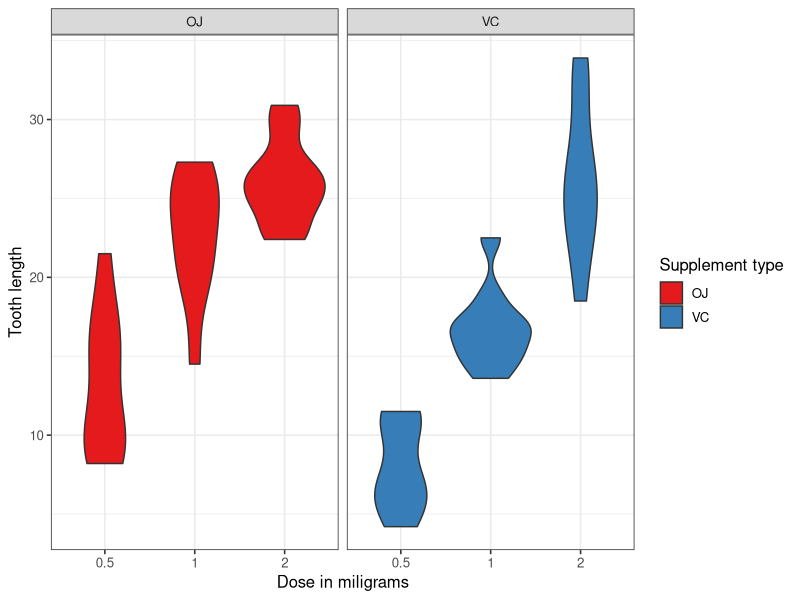

Write R code to recreate this figure. (Note: this script raises an error after producing the figure.)
## ---- chunk 1
##Loading requirements and data.
packages <- c("data.table", "ggplot2", "dplyr", "xtable","knitr")
# sapply(packages, library, character.only=TRUE, quietly=TRUE)
sapply(packages, require, character.only=TRUE, quietly=TRUE)
knitr::opts_chunk$set(echo=FALSE, cache=TRUE)
options(xtable.comment = FALSE)
options(xtable.booktabs = TRUE)
## ---- chunk 2
data("ToothGrowth")
xtable(summary(ToothGrowth),caption = "ToothGrowth Summary")
## ---- chunk 3
x<-data.frame(mean=mean(ToothGrowth$len),var= var(ToothGrowth$len))
xtable(x)
## ---- chunk 4
gplot <- ggplot(ToothGrowth, aes(x=as.factor(dose), y=len, fill=supp)) +
  geom_violin(scale = "area") +
  facet_grid(. ~ supp) +
  xlab("Dose in miligrams") +
  ylab("Tooth length") +
  guides(fill=guide_legend(title="Supplement type")) +
  scale_fill_brewer(palette="Set1") +
  theme_bw(base_size = 12)
gplot
## ---- chunk 5
meansDT <- ToothGrowth  %>% group_by(supp, dose) %>% 
  summarise(means=mean(len)) %>% select(means, supp, dose)
gplot <- ggplot(ToothGrowth, aes(x=len, fill=supp)) +
  geom_density(kernel="gaussian") +
  facet_grid(. ~ dose) +
  geom_vline(aes(xintercept=meansDT$means), meansDT[meansDT$supp=="VC",], 
             colour="red", linetype = "longdash", binwidth=0.2) +
  geom_vline(aes(xintercept=meansDT$means), meansDT[meansDT$supp=="OJ",], 
             colour="blue", linetype = "longdash", binwidth=0.2) +
  xlab("Driver") +
  ylab("Freq") +
  guides(fill=guide_legend(title="Supplement type")) +
  scale_fill_brewer(palette="Set1") +
  theme_bw(base_size = 12)
gplot
## ---- chunk 6
alpha <- 0.05
for (selDose in unique(ToothGrowth$dose)) {
  vcSet <- ToothGrowth %>% filter(supp=="VC", dose == selDose)
  ojSet <- ToothGrowth %>% filter(supp=="OJ", dose == selDose)
  t <- t.test(vcSet$len, ojSet$len, alternative = "two.sided", 
              conf.level = (1-alpha))
  print(paste("p-Value for dosage ", selDose, " equals to ", 
              round(t$p.value,2),".", sep=""))
}
